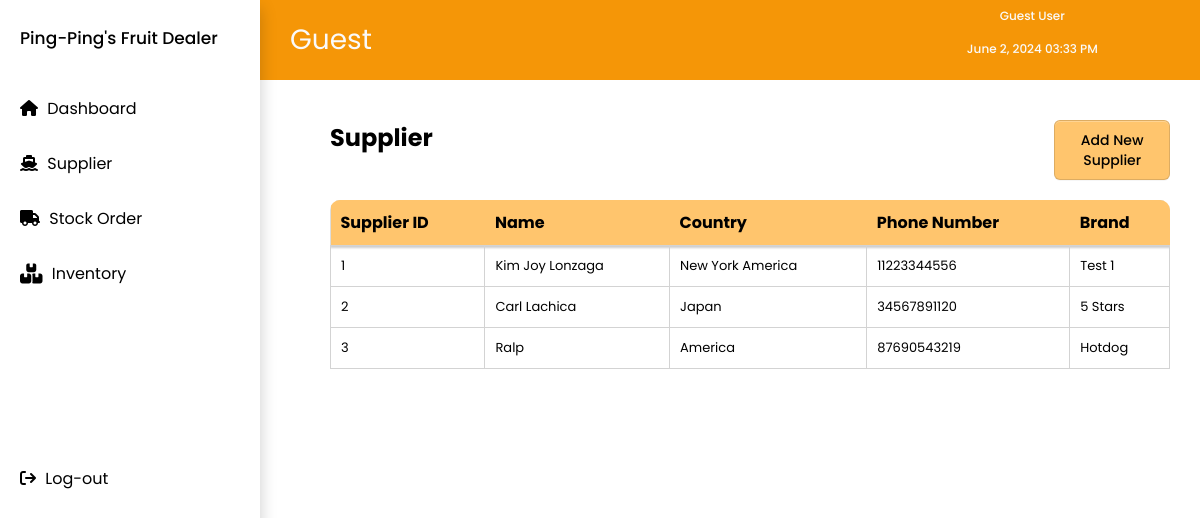
Before: /suppcheck.php with the older database file.
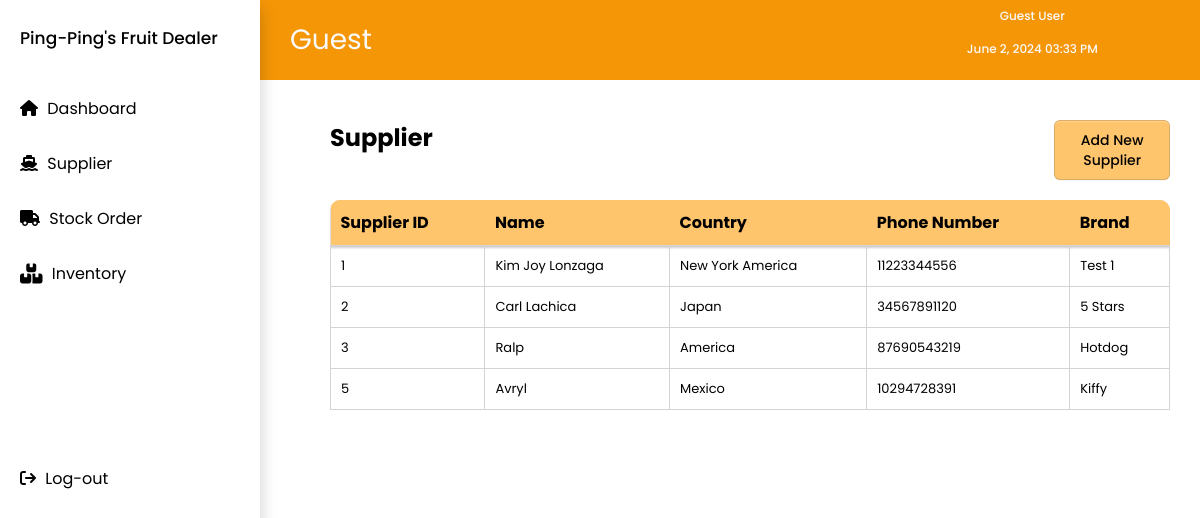
After: the same page with the newer database file.
### tables this page shows
CREATE TABLE `suppliers` (
  `sup_id` int(50) UNSIGNED NOT NULL,
  `sup_name` varchar(50) NOT NULL,
  `sup_country` varchar(50) NOT NULL,
  `sup_num` varchar(11) NOT NULL,
  `sup_brand` varchar(50) NOT NULL
);

### suppcheck.php (the view, shortened to what this page needs)
<?php
include 'topnav.php';
include 'checker_nav.php';
$conn = new mysqli(DB_HOST, DB_USER, DB_PASS, DB_NAME);
$sql = "SELECT * FROM suppliers";
$result = $conn->query($sql);
?>
<!DOCTYPE html>
<html lang="en">
<head>
    <link rel="stylesheet" href="css/main.css">
    <link rel="stylesheet" href="css/supplier.css">
</head>
<body>
<div class="table-container">
    <div class="title_and_button">
        <h2>Supplier</h2>
        <button type="button" onclick="location.href='addsuup_checker.php'">Add New Supplier
        </button>
    </div>
        <?php
        if ($result->num_rows > 0) {
            echo "<table>";
            echo "<thead><tr><th>Supplier ID</th><th>Name</th><th>Country</th><th>Phone Number</th><th>Brand</th></tr></thead>";
            while ($row = $result->fetch_assoc()) {
                echo "<tbody>";
                echo "<tr>";
                echo "<td>" . $row["sup_id"] . "</td>";
                echo "<td>" . $row["sup_name"] . "</td>";
                echo "<td>" . $row["sup_country"] . "</td>";
                echo "<td>" . $row["sup_num"] . "</td>";
                echo "<td>" . $row["sup_brand"] . "</td>";
                echo "</tr>";
                echo "</tbody>";
            }
            echo "</table>";
        } else {
            echo "No suppliers found";
        }
        ?>
</div>
</body>
</html>

### topnav.php (shortened to what this page needs)
<?php
$user_role = $_SESSION['user_role'] ?? 'Guest';
$name = $_SESSION['name'] ?? 'Guest User';
?>
<!DOCTYPE html>
<html lang="en">
<head>
    <link rel="stylesheet" href="css/main.css">
    <link rel="stylesheet" href="css/topnav.css">
</head>
<body>
    <div class="top-nav">
        <h1 class="user-role"><?php echo htmlspecialchars($user_role); ?></h1>
        <div class="user-and-date">
            <div class="username"><?php echo htmlspecialchars($name); ?></div>
            <div class="date" id="current-datetime"></div>
        </div>
    </div>
</body>
</html>

### checker_nav.php (shortened to what this page needs)
<!DOCTYPE html>
<html lang="en">
<head>
    <link href="https://cdnjs.cloudflare.com/ajax/libs/font-awesome/6.0.0-beta3/css/all.min.css" rel="stylesheet">
    <link rel="stylesheet" href="https://cdnjs.cloudflare.com/ajax/libs/font-awesome/6.2.0/css/all.min.css" />
    <link rel="stylesheet" href="css/main.css">
</head>
<body>
    <div class="navbar">
        <div class="logo">Ping-Ping's Fruit Dealer</div>
        <div class="sidebar">
            <ul>
                <li>
                    <a href="dashcheck.php"><i class="fa-solid fa-house"></i>
                        Dashboard
                    </a>
                </li>
                <li>
                    <a href="suppcheck.php"><i class="fas fa-ship"></i>
                        Supplier
                    </a>
                </li>
                <li>
                    <a href="ordcheck.php"><i class="fas fa-truck"></i>
                        Stock Order
                    </a>
                </li>
                <li>
                    <a href="invcheck.php"><i class="fa-solid fa-boxes-stacked fa-lg" style="color: #000000;"></i>
                        Inventory
                    </a>
                </li>
                <li>
                    <a href="logout.php"><i class="fas fa-sign-out"></i>
                        <span>Log-out</span>
                    </a>
                </li>
            </ul>
        </div>
    </div>
</body>
</html>

### css/main.css (style rules this page uses)
* { padding: 0; margin: 0; box-sizing: border-box; font-family: 'Poppins', sans-serif; }
.navbar { display: flex; flex-direction: column; height: 100vh; position: fixed; z-index: 1; top: 0; left: 0; overflow-x: hidden; background-color: white; width: 260px; box-shadow: 0px 8px 16px 0px rgba(0,0,0,0.2); }
.logo { font-size: 17px; font-weight: 450; padding: 20px; margin-top: 5px; margin-bottom: 10px; }
.sidebar { display: flex; flex-direction: column; justify-content: space-between; height: 100%; margin-left: 10px; margin-right: 10px; }
.sidebar ul { list-style: none; }
.sidebar ul li a { text-decoration: none; color: black; display: block; padding: 15px 10px; transition: all 0.2s ease; border-radius:10px; cursor: pointer; }
.sidebar ul li a i { margin-right: 5px; }
.sidebar ul li:last-child { margin-top: 150px; margin-bottom: 10px; }

### css/topnav.css (style rules this page uses)
.top-nav { background-color:#F59607; width: auto; height: 80px; margin-left: 260px; display: flex; gap: 61.7%; align-items: center; flex-direction: row; }
h1 { font-size: 28px; font-weight: 400; color: #FAFAFA; margin-bottom: 20px; margin-top: 20px; margin-left: 15px; padding: 15px; }
.date { font-size: 12px; font-weight: 450; color: #FAFAFA; margin-bottom: 15px; text-align: center; }
.username { font-size: 12px; font-weight: 450; color: #FAFAFA; margin-bottom: 15px; text-align: center; }

### css/supplier.css (style rules this page uses)
.table-container { width: 70%; margin-left: 300px; overflow-x: auto; }
button { margin-bottom: 20px; background-color: #FFC56D; display: inline-block; appearance: none; border: 1px solid rgba(27, 31, 35, 0.15); border-radius: 6px; box-shadow: rgba(27, 31, 35, 0.04) 0 1px 0, rgba(255, 255, 255, 0.25) 0 1px 0 inset; cursor: pointer; font-size: 14px; font-weight: 500; line-height: 20px; list-style: none; padding: 9px 15px; }
.table-container { width: 70%; margin-left: 330px; }
table { width: 100%; border-spacing: 0; overflow: hidden; border-collapse: collapse; border-radius: 10px 10px 0 0; }
thead { height: 100%; box-shadow: 1px 0 2px 2px rgba(0, 0, 0, 0.2); overflow: hidden; border-collapse: collapse; background-color: #FFC56D; }
th, td { padding: 10px; text-align: left; }
td { color: rgb(0, 0, 0); font-size: 13px; border-collapse: collapse; border: 1px solid lightgray; }
th { color: rgb(0, 0, 0); font-size: 16px; font-weight: 70px; padding: 10px; text-align: left; border-collapse: collapse; }
.title_and_button { display: flex; flex-direction: row; gap: 74%; margin-top: 40px; }

Changed rows visible on the page:
added suppliers: sup_id "5", sup_name "Avryl", sup_country "Mexico", sup_num "10294728391", sup_brand "Kiffy"
